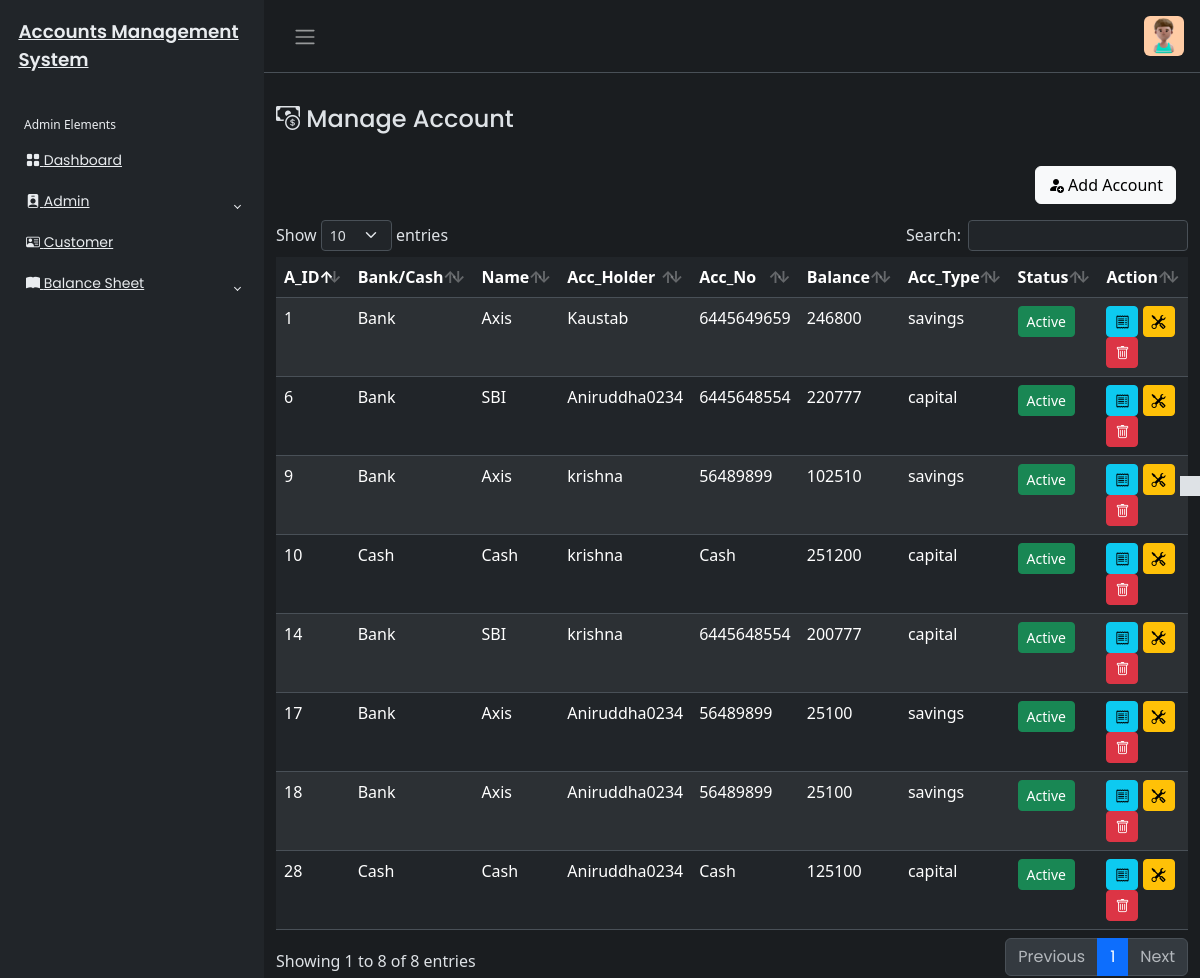
The app's page /Accounts/account.php (signed in) with its own data.
### tables this page shows
CREATE TABLE `account_tbl` (
  `acc_id` int(20) NOT NULL,
  `ab_name` varchar(450) NOT NULL,
  `acc_num` varchar(400) NOT NULL,
  `acc_status` varchar(400) DEFAULT NULL,
  `acc_ammo` varchar(450) NOT NULL,
  `acc_type` varchar(450) NOT NULL,
  `a_type` varchar(450) NOT NULL,
  `created_at` timestamp NOT NULL DEFAULT current_timestamp(),
  `updated_at` timestamp NOT NULL DEFAULT current_timestamp(),
  `u_id` int(20) NOT NULL
);

CREATE TABLE `user_tbl` (
  `u_id` int(20) NOT NULL,
  `u_name` varchar(255) NOT NULL,
  `u_email` varchar(255) DEFAULT NULL,
  `u_phone` varchar(40) NOT NULL,
  `username` varchar(255) NOT NULL,
  `password` varchar(255) NOT NULL,
  `created_at` timestamp NOT NULL DEFAULT current_timestamp(),
  `updated_at` timestamp NOT NULL DEFAULT current_timestamp(),
  `u_status` varchar(400) DEFAULT NULL,
  `role` varchar(255) DEFAULT NULL
);

### Accounts/account.php (the view, shortened to what this page needs)
<?php
include('../includes/header.php');
if(isset($_SESSION['userAuth'])&& $_SESSION['userAuth']!=""){
    include('../includes/sidebar.php');
?>
<main class="mt-3 pt-3">
    <div class="container-fluid">
        <div class="row">
            <div class="col-md-8">
                <h4><i class="bi bi-cash-coin"></i> Manage Account</h4>
                </div>
                <div class="mt-4 px-4">
                    <button type="button" class="btn btn-light float-end" data-bs-toggle="modal" data-bs-target="#accountModal">
                        <i class="bi bi-person-fill-add"></i>
                        Add Account
                    </button>
                </div>
                </div>
                 <?php
                require_once('../config/dbcon.php');
                 try {
                 $query = "SELECT * FROM account_tbl inner join user_tbl on account_tbl.u_id=user_tbl.u_id ORDER BY acc_id";
                 $stmt = $pdo->prepare($query);
                 $stmt->execute();
                 $result = $stmt->fetchAll(PDO::FETCH_ASSOC);
              } catch(PDOException $e) {
                  error_log("Database error: " . $e->getMessage());
                 $result = [];
                 echo "<div class='alert alert-danger'>Unable to load accounts. Please try              again later.</div>";
                 }?>
                 <div class="mt-3">
                    <table id="example" class="table table-striped data-table" style="width: 100%">
                        <thead>
                            <tr>
                                <th>A_ID</th>
                                <th>Bank/Cash</th>
                                <th>Name</th>
                                <th>Acc_Holder</th>
                                <th>Acc_No</th>
                                <th>Balance</th>
                                <th>Acc_Type</th>
                                <th>Status</th>
                                <th>Action</th>
                            </tr>
                        </thead>
                        <tbody>
                            <?php foreach($result as $row2){?>
                                <tr>
                                    <td><?php echo htmlspecialchars ($row2['acc_id']);?></td>
                                    <td><?php echo htmlspecialchars( $row2['a_type']);?></td>
                                    <td><?php echo htmlspecialchars( $row2['ab_name']);?></td>
                                    <td><?php echo htmlspecialchars( $row2['u_name']);?></td>
                                    <td><?php echo htmlspecialchars( $row2['acc_num']);?></td>
                                    <td><?php echo htmlspecialchars( $row2['acc_ammo']);?></td>
                                    <td><?php echo htmlspecialchars( $row2['acc_type']);?></td>
                                    <td>
                                      <a href="toggle_acc.php?id=<?php echo htmlspecialchars($row2['acc_id']); ?>" class="btn btn-sm <?php echo ($row2['acc_status'] == 'active') ? 'btn-success' : 'btn-secondary'; ?>">
                                    <?php echo ($row2['acc_status'] == 'active') ? 'Active' : 'Inactive'; ?>
                                </a>
                                    </td>
                                    <td>
                   <button class="btn btn-info btn-sm viewAcc"
                        data-id="<?php echo htmlspecialchars($row2['acc_id']); ?>"
                        data-atype="<?php echo htmlspecialchars($row2['a_type']); ?>"
                        data-name="<?php echo htmlspecialchars($row2['ab_name']); ?>"
                        data-uid="<?php echo htmlspecialchars($row2['u_id']); ?>"
                        data-uname="<?php echo htmlspecialchars($row2['u_name']); ?>"
                        data-num="<?php echo htmlspecialchars($row2['acc_num']); ?>"
                        data-ammo="<?php echo htmlspecialchars($row2['acc_ammo']); ?>"
                        data-type="<?php echo htmlspecialchars($row2['acc_type']); ?>"
                        data-bs-toggle="modal" data-bs-target="#viewAccModal"><i class="bi bi-receipt"></i></button>
                     <button class="btn btn-warning btn-sm editAcc"
                      data-id="<?php echo htmlspecialchars ($row2['acc_id']); ?>"
                      data-ammo="<?php echo htmlspecialchars ($row2['acc_ammo']); ?>"
                    data-type="<?php echo htmlspecialchars ($row2['acc_type']); ?>"
                    data-uid="<?php echo htmlspecialchars ($row2['u_id']); ?>"
                      data-atype="<?php echo htmlspecialchars ($row2['a_type']); ?>"
                     data-num="<?php echo isset($row2['acc_num'])? htmlspecialchars ($row2['acc_num']):''; ?>"
                     data-name="<?php echo isset($row2['ab_name']) ? htmlspecialchars ($row2['ab_name']): ''; ?>"
                      data-bs-toggle="modal" data-bs-target="#editAccModal"><i class="bi bi-tools"></i></button>
                     <button class="btn btn-danger btn-sm deleteAcc" data-id="<?php echo htmlspecialchars ($row2['acc_id']);?>" data-bs-toggle="modal" data-bs-target="#deleteAccModal"><i class="bi bi-trash"></i></button>
                    </td>
                                </tr>
                                <?php }?>
                        </tbody>
                        </table>
                 </div>
    </div>
    </div>
</div>
<?php
include('../includes/footer.php'); ?>
<?php
  }else{
echo '<script>
alert("Not Authorised!");
window.location.href = "../index.php";
</script>';
 }
?>

### css/style.css (style rules this page uses)
body { font-family: "Poppins", sans-serif; font-size: 0.875rem; opacity: 1; overflow-y: scroll; margin: 0; }
a { cursor: pointer; text-decoration: none; font-family: "Poppins", sans-serif; }
h4 { font-family: "Poppins", sans-serif; font-size: 1.275rem; color: var(--bs-emphasis-color); }

### records on screen
account_tbl: acc_id "1", a_type "Bank", ab_name "Axis", u.u_name "Kaustab", acc_num "6445649659", acc_ammo "246800", acc_type "savings", acc_status "Active"
account_tbl: acc_id "6", a_type "Bank", ab_name "SBI", u.u_name "Aniruddha0234", acc_num "6445648554", acc_ammo "220777", acc_type "capital", acc_status "Active"
account_tbl: acc_id "9", a_type "Bank", ab_name "Axis", u.u_name "krishna", acc_num "56489899", acc_ammo "102510", acc_type "savings", acc_status "Active"
account_tbl: acc_id "10", a_type "Cash", ab_name "Cash", u.u_name "krishna", acc_num "Cash", acc_ammo "251200", acc_type "capital", acc_status "Active"
account_tbl: acc_id "14", a_type "Bank", ab_name "SBI", u.u_name "krishna", acc_num "6445648554", acc_ammo "200777", acc_type "capital", acc_status "Active"
account_tbl: acc_id "17", a_type "Bank", ab_name "Axis", u.u_name "Aniruddha0234", acc_num "56489899", acc_ammo "25100", acc_type "savings", acc_status "Active"
account_tbl: acc_id "18", a_type "Bank", ab_name "Axis", u.u_name "Aniruddha0234", acc_num "56489899", acc_ammo "25100", acc_type "savings", acc_status "Active"
account_tbl: acc_id "28", a_type "Cash", ab_name "Cash", u.u_name "Aniruddha0234", acc_num "Cash", acc_ammo "125100", acc_type "capital", acc_status "Active"
